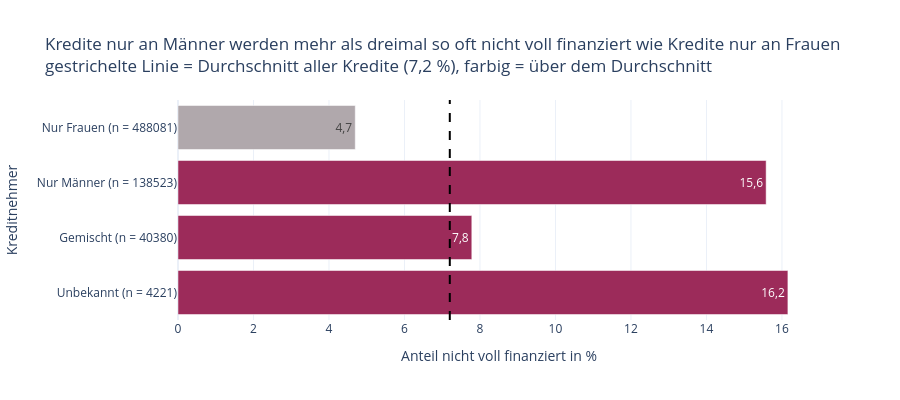

The notebook cell this image was saved under:
### Markdown cell above
#### Visualisierung

**Vorüberlegung**

Die Kennzahl ist dieselbe wie in 4.2 und 4.3, diesmal als liegende Balken mit einer Linie für den Gesamtwert.

### Code cell
# Neue Spalte für die Farbe: über dem Durchschnitt in Beere, sonst in Grau
df_gruppe.loc[:, "farbe"] = "nicht über dem Durchschnitt"
df_gruppe.loc[df_gruppe["anteil_nicht_voll"] > gesamt_nicht_voll, "farbe"] = "über dem Durchschnitt"

# Gruppen ins Deutsche übersetzen
gruppe_deutsch = {"female only": "Nur Frauen", "male only": "Nur Männer", "mixed": "Gemischt", "Unknown": "Unbekannt"}
df_gruppe.loc[:, "gruppe"] = df_gruppe.loc[:, "gender_group"].map(gruppe_deutsch)

# Beschriftung der y-Achse: Gruppe mit Anzahl der Kredite, z. B. "Nur Frauen (n = 488081)"
df_gruppe.loc[:, "beschriftung"] = (df_gruppe.loc[:, "gruppe"] + " (n = "
                                    + df_gruppe.loc[:, "anzahl_kredite"].astype(str) + ")")

# Sortieren: letzte Gruppe zuerst, damit "Nur Frauen" oben steht
df_gruppe_grafik = df_gruppe.sort_values(by="reihenfolge", ascending=False)

# Grafik erstellen
bar_gruppe = px.bar(data_frame=df_gruppe_grafik,
                    x="anteil_nicht_voll",
                    y="beschriftung",
                    color="farbe",
                    color_discrete_map={"über dem Durchschnitt": "#9C2B5A",
                                        "nicht über dem Durchschnitt": "#B0A8AC"},
                    text_auto=".1f",   # Wert an jeden Balken schreiben
                    title="Kredite nur an Männer werden mehr als dreimal so oft nicht voll finanziert wie Kredite nur an Frauen"
                          + "<br>gestrichelte Linie = Durchschnitt aller Kredite (" + gesamt_text + " %), farbig = über dem Durchschnitt",
                    labels={"anteil_nicht_voll": "Anteil nicht voll finanziert in %", "beschriftung": "Kreditnehmer"},
                    template="plotly_white",
                    height=400
                    )

# Reihenfolge der Gruppen festlegen (von unten nach oben)
bar_gruppe.update_yaxes(categoryorder="array", categoryarray=list(df_gruppe_grafik.loc[:, "beschriftung"]))

# Gestrichelte Linie für den Gesamtwert aus 4.2
bar_gruppe.add_vline(x=gesamt_nicht_voll,
                     line_width=2,
                     line_dash="dash",
                     line_color="black")

# separators=",." -> Komma als Dezimalzeichen, z. B. 4,7
bar_gruppe.update_layout(showlegend=False, separators=",.")

bar_gruppe.show()

### Figure 1 — Plotly figure (JSON) as saved in the notebook; plotly's stock layout.template omitted (floating-point values rounded to 4 significant figures)
{"data": [{"hovertemplate": "farbe=über dem Durchschnitt<br>Anteil nicht voll finanziert in %=%{x}<br>Kreditnehmer=%{y}<extra></extra>", "legendgroup": "über dem Durchschnitt", "marker": {"color": "#9C2B5A", "pattern": {"shape": ""}}, "name": "über dem Durchschnitt", "orientation": "h", "showlegend": true, "textposition": "auto", "texttemplate": "%{x:.1f}", "type": "bar", "x": [16.16, 7.784, 15.58], "xaxis": "x", "y": ["Unbekannt (n = 4221)", "Gemischt (n = 40380)", "Nur Männer (n = 138523)"], "yaxis": "y"}, {"hovertemplate": "farbe=nicht über dem Durchschnitt<br>Anteil nicht voll finanziert in %=%{x}<br>Kreditnehmer=%{y}<extra></extra>", "legendgroup": "nicht über dem Durchschnitt", "marker": {"color": "#B0A8AC", "pattern": {"shape": ""}}, "name": "nicht über dem Durchschnitt", "orientation": "h", "showlegend": true, "textposition": "auto", "texttemplate": "%{x:.1f}", "type": "bar", "x": [4.696], "xaxis": "x", "y": ["Nur Frauen (n = 488081)"], "yaxis": "y"}], "layout": {"barmode": "relative", "height": 400, "legend": {"title": {"text": "farbe"}, "tracegroupgap": 0}, "separators": ",.", "shapes": [{"line": {"color": "black", "dash": "dash", "width": 2}, "type": "line", "x0": 7.2, "x1": 7.2, "xref": "x", "y0": 0, "y1": 1, "yref": "y domain"}], "showlegend": false, "title": {"text": "Kredite nur an Männer werden mehr als dreimal so oft nicht voll finanziert wie Kredite nur an Frauen<br>gestrichelte Linie = Durchschnitt aller Kredite (7,2 %), farbig = über dem Durchschnitt"}, "xaxis": {"anchor": "y", "domain": [0, 1], "title": {"text": "Anteil nicht voll finanziert in %"}}, "yaxis": {"anchor": "x", "categoryarray": ["Unbekannt (n = 4221)", "Gemischt (n = 40380)", "Nur Männer (n = 138523)", "Nur Frauen (n = 488081)"], "categoryorder": "array", "domain": [0, 1], "title": {"text": "Kreditnehmer"}}}}
